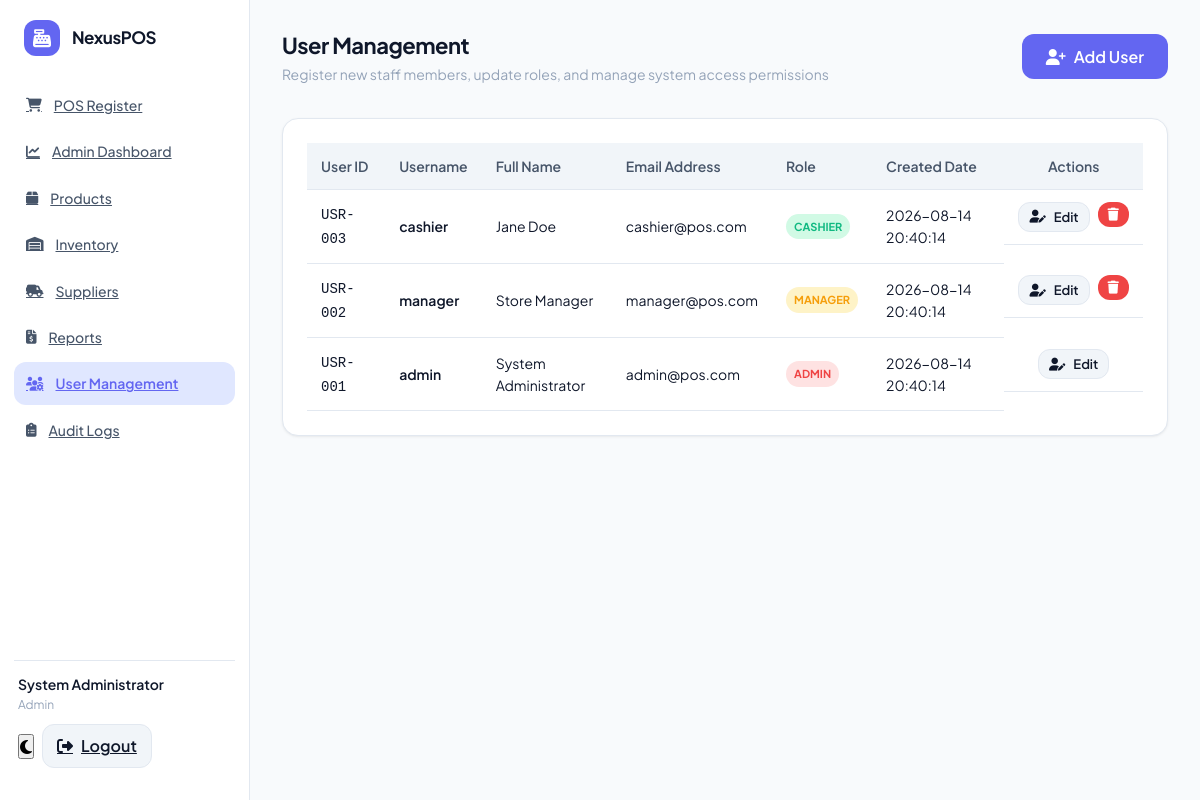
/users.php (signed in), run on the app's committed database.
### tables this page shows
CREATE TABLE IF NOT EXISTS `users` (
  `id` INT AUTO_INCREMENT PRIMARY KEY,
  `username` VARCHAR(50) NOT NULL UNIQUE,
  `password` VARCHAR(255) NOT NULL,
  `role` ENUM('Admin', 'Manager', 'Cashier') NOT NULL,
  `full_name` VARCHAR(100) NOT NULL,
  `email` VARCHAR(100) NOT NULL UNIQUE,
  `created_at` TIMESTAMP DEFAULT CURRENT_TIMESTAMP
);

### users.php (the view, shortened to what this page needs)
<?php
require_once __DIR__ . '/includes/header.php';
$users = $pdo->query("SELECT id, username, role, full_name, email, created_at FROM users ORDER BY id DESC")->fetchAll();
?>
<div class="page-header">
    <div class="page-title">
        <h2>User Management</h2>
        <p>Register new staff members, update roles, and manage system access permissions</p>
    </div>
    <div class="header-actions">
        <button id="add-user-btn" class="btn btn-primary">
            <i class="fa-solid fa-user-plus"></i> Add User
        </button>
    </div>
</div>
<div class="data-card">
    <div class="table-responsive">
        <table class="modern-table">
            <thead>
                <tr>
                    <th>User ID</th>
                    <th>Username</th>
                    <th>Full Name</th>
                    <th>Email Address</th>
                    <th>Role</th>
                    <th>Created Date</th>
                    <th style="text-align: center;">Actions</th>
                </tr>
            </thead>
            <tbody>
                <?php foreach ($users as $u): ?>
                    <tr>
                        <td><code>USR-<?= str_pad($u['id'], 3, '0', STR_PAD_LEFT) ?></code></td>
                        <td style="font-weight: 600;"><?= htmlspecialchars($u['username']) ?></td>
                        <td><?= htmlspecialchars($u['full_name']) ?></td>
                        <td><?= htmlspecialchars($u['email']) ?></td>
                        <td>
                            <?php if ($u['role'] === 'Admin'): ?>
                                <span class="badge badge-danger">Admin</span>
                            <?php elseif ($u['role'] === 'Manager'): ?>
                                <span class="badge badge-warning">Manager</span>
                            <?php else: ?>
                                <span class="badge badge-success">Cashier</span>
                            <?php endif; ?>
                        </td>
                        <td><?= $u['created_at'] ?></td>
                        <td style="text-align: center; display: flex; justify-content: center; gap: 8px;">
                            <button class="btn btn-secondary edit-user-btn"
                                    style="padding: 6px 10px; width: auto; font-size: 13px;"
                                    data-user='<?= json_encode($u, JSON_HEX_APOS) ?>'>
                                <i class="fa-solid fa-user-pen"></i> Edit
                            </button>
                            <?php if ($u['id'] !== $currentUser['id']): ?>
                                <form action="users.php" method="POST" onsubmit="return confirm('Are you sure you want to delete this user?');" style="display:inline;">
                                    <button type="submit" class="btn btn-danger" style="padding: 6px 10px; width: auto; font-size: 13px;">
                                        <i class="fa-solid fa-trash"></i>
                                    </button>
                                </form>
                            <?php endif; ?>
                        </td>
                    </tr>
                <?php endforeach; ?>
            </tbody>
        </table>
    </div>
</div>
<?php require_once __DIR__ . '/includes/footer.php'; ?>

### assets/css/style.css (style rules this page uses)
:root { --bg-primary: #f8fafc; --bg-secondary: #ffffff; --bg-accent: #f1f5f9; --text-primary: #0f172a; --text-secondary: #475569; --text-muted: #94a3b8; --primary: #6366f1; --primary-hover: #4f46e5; --primary-light: #e0e7ff; --success: #10b981; --success-light: #d1fae5; --warning: #f59e0b; --warning-light: #fef3c7; --danger: #ef4444; --danger-light: #fee2e2; --border-color: #e2e8f0; --sidebar-width: 250px; --radius-sm: 8px; --radius-md: 12px; --radius-lg: 16px; --shadow-sm: 0 1px 3px 0 rgb(0 0 0 / 0.06), 0 1px 2px -1px rgb(0 0 0 / 0.06); --shadow-md: 0 4px 6px -1px rgb(0 0 0 / 0.08), 0 2px 4px -2px rgb(0 0 0 / 0.06); --shadow-lg: 0 10px 15px -3px rgb(0 0 0 / 0.08), 0 4px 6px -4px rgb(0 0 0 / 0.04); --transition: all 0.2s cubic-bezier(0.4, 0, 0.2, 1); }
*, *::before, *::after { margin: 0; padding: 0; box-sizing: border-box; }
html { height: 100%; overflow: hidden; }
body { height: 100%; font-family: 'Plus Jakarta Sans', sans-serif; background-color: var(--bg-primary); color: var(--text-primary); line-height: 1.6; overflow: hidden; transition: background-color 0.3s ease, color 0.3s ease; }
button, input, select, textarea { font-family: inherit; font-size: inherit; outline: none; }
.btn { display: inline-flex; align-items: center; justify-content: center; gap: 8px; padding: 12px 24px; font-weight: 600; border-radius: var(--radius-md); border: none; cursor: pointer; transition: var(--transition); width: 100%; white-space: nowrap; }
.btn-primary { background-color: var(--primary); color: white; }
.btn-secondary { background-color: var(--bg-accent); color: var(--text-primary); border: 1px solid var(--border-color); }
.btn-danger { background-color: var(--danger); color: white; }
.page-header { display: flex; justify-content: space-between; align-items: center; flex-wrap: wrap; gap: 12px; margin-bottom: 8px; }
.page-title h2 { font-size: 22px; font-weight: 700; letter-spacing: -0.5px; }
.page-title p { color: var(--text-muted); font-size: 14px; }
.header-actions { display: flex; align-items: center; gap: 12px; flex-wrap: wrap; }
.data-card { background-color: var(--bg-secondary); border: 1px solid var(--border-color); border-radius: var(--radius-lg); padding: 24px; box-shadow: var(--shadow-sm); overflow: visible; }
.table-responsive { overflow-x: auto; -webkit-overflow-scrolling: touch; }
.modern-table { width: 100%; border-collapse: collapse; text-align: left; font-size: 14px; }
.modern-table th { padding: 12px 14px; background-color: var(--bg-accent); color: var(--text-secondary); font-weight: 600; border-bottom: 1.5px solid var(--border-color); white-space: nowrap; }
.modern-table td { padding: 12px 14px; border-bottom: 1px solid var(--border-color); color: var(--text-primary); }
.badge { display: inline-block; padding: 4px 8px; border-radius: 20px; font-size: 11px; font-weight: 700; text-transform: uppercase; }
.badge-success { background-color: var(--success-light); color: var(--success); }
.badge-danger { background-color: var(--danger-light); color: var(--danger); }
.badge-warning { background-color: var(--warning-light); color: var(--warning); }

### data on the page
users: id "003", username "cashier", full_name "Jane Doe", email "cashier@pos.com", role "CASHIER", created_at "2026-08-14 20:40:14"
users: id "002", username "manager", full_name "Store Manager", email "manager@pos.com", role "MANAGER", created_at "2026-08-14 20:40:14"
users: id "001", username "admin", full_name "System Administrator", email "admin@pos.com", role "ADMIN", created_at "2026-08-14 20:40:14"

### other printed values
$currentUser['full_name'] "System Administrator"
$currentUser['role'] "Admin"
